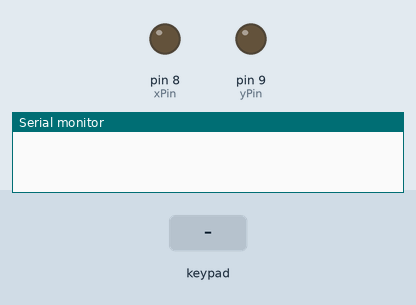
The sketch below on a simulated Arduino Uno, built with avr-gcc and run on an emulated ATmega328P. Shown: output pins drawn as LEDs (lit = HIGH), the last lines printed to the serial monitor. The test bench sets the inputs (shaded band).

Above: at 1.2 s.
1.3 s: keypad keys 4 3 2 pressed 0.4 s apart
At 2.8 s:
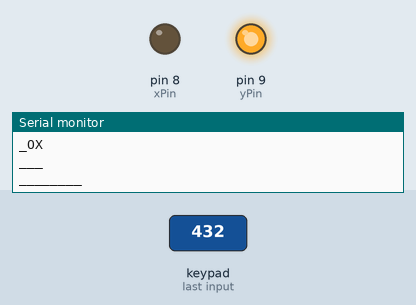
4.0 s: key '1' pressed
At 5.2 s:
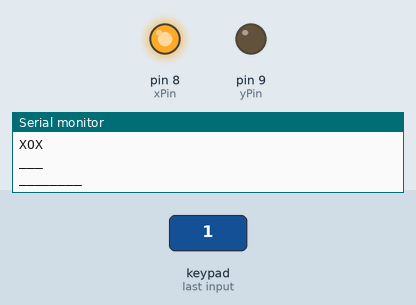
5.5 s: key '2' pressed
At 6.5 s:
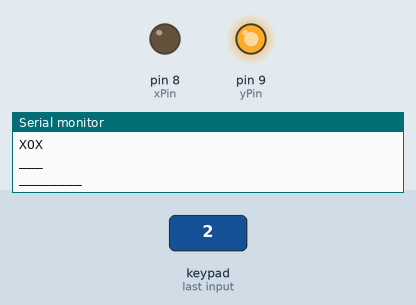
7.0 s: key '3' pressed
At 7.8 s:
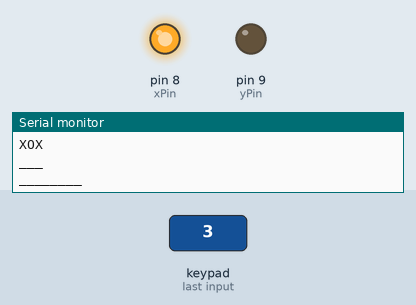
8.5 s: key '4' pressed
At 9.7 s:
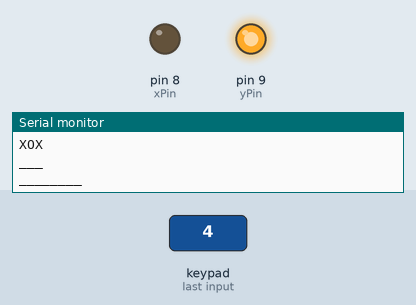
10.0 s: keypad keys 7 6 5 pressed 0.4 s apart
At 11.6 s:
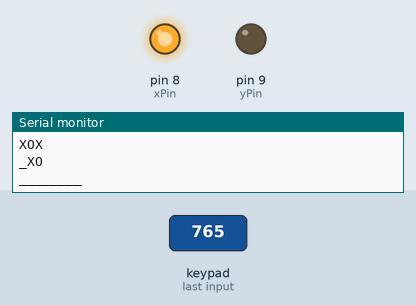
Timing chart, 0 to 13.1 s (numbered marks = the images above; inputs shaded):
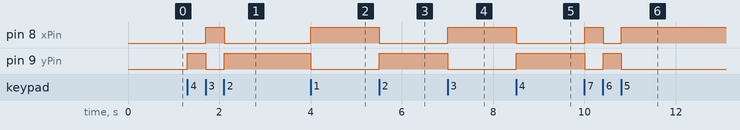

Measured:
- after the input at 1.3 s, pin 8 (xPin): LOW → HIGH after 0.41 s, → LOW 0.40 s later; pin 9 (yPin): LOW → HIGH at once, → LOW 0.40 s later, → HIGH 0.40 s later
- after the input at 4.0 s, pin 8 (xPin): LOW → HIGH at once; pin 9 (yPin): HIGH → LOW at once
- after the input at 5.5 s, pin 8 (xPin): HIGH → LOW at once; pin 9 (yPin): LOW → HIGH at once
- after the input at 7.0 s, pin 8 (xPin): LOW → HIGH at once; pin 9 (yPin): HIGH → LOW at once
- after the input at 8.5 s, pin 8 (xPin): HIGH → LOW at once; pin 9 (yPin): LOW → HIGH at once
- after the input at 10.0 s, pin 8 (xPin): LOW → HIGH at once, → LOW 0.40 s later, → HIGH 0.39 s later; pin 9 (yPin): HIGH → LOW at once, → HIGH 0.40 s later, → LOW 0.39 s later

The sketch:

sketch.ino
```cpp
#include <Keypad.h>

//LED PINS
int xPin = 8;
int yPin = 9;

//Tic Tac Toe Values
// 's' stands for square
char s1 = '_';
char s2 = '_';
char s3 = '_';
char s4 = '_';
char s5 = '_';
char s6 = '_';
char s7 = '_';
char s8 = '_';
char s9 = '_';

bool turn = false; //X is true, Y is false

String victoryState = "______";

//Keypad Setup
const byte ROWS = 3;
const byte COLS = 3;

char hexaKeys[ROWS][COLS] = {
  {'1', '2', '3'},
  {'4', '5', '6'},
  {'7', '8', '9'},
};

byte rowPins[ROWS] = {4, 3, 2};
byte colPins[COLS] = {7, 6, 5};

Keypad customKeypad = Keypad(makeKeymap(hexaKeys), rowPins, colPins, ROWS, COLS);

void setup() { // Sets up serial monitor and LED pins
  Serial.begin(9600);
  pinMode(xPin, OUTPUT);
  pinMode(yPin, OUTPUT);
}

void loop() { // Runs the game of Tic Tac Toe
  char customKey = customKeypad.getKey(); //Calls keypad
  if (customKey) { //Runs if key is pressed
    Serial.println (s1);
    Serial.print (s2);
    Serial.print (s3);
    Serial.println (s4);
    Serial.print (s5);
    Serial.print (s6);
    Serial.println (s7);
    Serial.print (s8);
    Serial.print (s9);
    Serial.println (victoryState); // Prints either if someone has won or a break between game boards
    if (turn) { // Checks whose turn it is, see line 19
      turn = false; // Switches the turn
      digitalWrite(xPin, HIGH); // Turns of Red LED
      digitalWrite(yPin, LOW); // Turns on Blue LED
    } else {
      turn = true;
      digitalWrite(xPin, LOW);
      digitalWrite(yPin, HIGH);
    }

// Code to play a square
    if (customKey == '1'){ // Checks key pressed
      if (turn) { // Checks whose turn it is
        s1 = 'X'; // Claims the square of the number pressed
      } else {
        s1 = 'O';
      }
    } else if (customKey == '2') {
      if (turn) {
        s2 = 'X';
      } else {
        s2 = 'O';
      }
    } else if (customKey == '3') {
      if (turn) {
        s3 = 'X';
      } else {
        s3 = 'O';
      }
    } else if (customKey == '4') {
      if (turn) {
        s4 = 'X';
      } else {
        s4 = 'O';
      }
    } else if (customKey == '5') {
      if (turn) {
        s5 = 'X';
      } else {
        s5 = 'O';
      }
    } else if (customKey == '6') {
      if (turn) {
        s6 = 'X';
      } else {
        s6 = 'O';
      }
    } else if (customKey == '7') {
      if (turn) {
        s7 = 'X';
      } else {
        s7 = 'O';
      }
    } else if (customKey == '8') {
      if (turn) {
        s8 = 'X';
      } else {
        s8 = 'O';
      }
    } else if (customKey == '9') {
      if (turn) {
        s9 = 'X';
      } else {
        s9 = 'O';
      }
    }

// Code to check if game won
    if (s1 != '_') { // Checks if square is claimed
      if (s1 == s2 && s1 == s3) { // Checks if line is claimed by the same player
        if (s1 == 'X') { // Checks who won
          victoryState = "X Wins"; // Updates victoryState to display the winner
          turn = true; // Sets it to always be winners turn so appropriate led remains on
        } else {
          victoryState = "O Wins";
          turn = false;
        }
      } else if (s1 == s4 && s1 == s7) {
        if (s1 == 'X') {
          victoryState = "X Wins";
          turn = true;
        } else {
          victoryState = "O Wins";
          turn = false;
        }
      } else if (s1 == s5 && s1 == s9) {
        if (s1 == 'X') {
          victoryState = "X Wins";
          turn = true;
        } else {
          victoryState = "O Wins";
          turn = false;
        }
      }
    } else if (s2 != '_') {
      if (s2 == s5 && s2 == s8) {
        if (s2 == 'X') {
          victoryState = "X Wins";
          turn = true;
        } else {
          victoryState = "O Wins";
          turn = false;
        }
      }
    } else if (s3 != '_') {
      if (s3 == s6 && s3 == s9) {
        if (s3 == 'X') {
          victoryState = "X Wins";
          turn = true;
        } else {
          victoryState = "O Wins";
          turn = false;
        }
      } else if (s3 == s5 && s3 == s7) {
        if (s1 == 'X') {
          victoryState = "X Wins";
          turn = true;
        } else {
          victoryState = "O Wins";
          turn = false;
        }
      }
    } else if (s4 != '_') {
      if (s4 == s5 && s3 == s6) {
        if (s3 == 'X') {
          victoryState = "X Wins";
          turn = true;
        } else {
          victoryState = "O Wins";
          turn = false;
        }
      }
    } else if (s7 != '_') {
      if (s7 == s8 && s7 == s9) {
        if (s3 == 'X') {
          victoryState = "X Wins";
          turn = true;
        } else {
          victoryState = "O Wins";
          turn = false;
        }
      }
    }
  }
}
```
